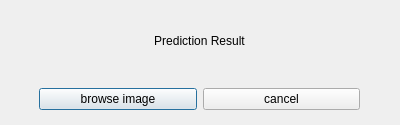
<?xml version="1.0" encoding="UTF-8"?>
<ui version="4.0">
 <class>Dialog</class>
 <widget class="QDialog" name="Dialog">
  <property name="geometry">
   <rect>
    <x>0</x>
    <y>0</y>
    <width>400</width>
    <height>125</height>
   </rect>
  </property>
  <property name="maximumSize">
   <size>
    <width>400</width>
    <height>125</height>
   </size>
  </property>
  <property name="windowTitle">
   <string>Dialog</string>
  </property>
  <widget class="QWidget" name="verticalLayoutWidget">
   <property name="geometry">
    <rect>
     <x>-1</x>
     <y>-1</y>
     <width>401</width>
     <height>111</height>
    </rect>
   </property>
   <layout class="QVBoxLayout" name="verticalLayout">
    <item>
     <widget class="QLabel" name="label">
      <property name="enabled">
       <bool>true</bool>
      </property>
      <property name="text">
       <string>Prediction Result</string>
      </property>
      <property name="alignment">
       <set>Qt::AlignCenter</set>
      </property>
     </widget>
    </item>
    <item>
     <layout class="QHBoxLayout" name="horizontalLayout">
      <item>
       <spacer name="horizontalSpacer">
        <property name="orientation">
         <enum>Qt::Horizontal</enum>
        </property>
        <property name="sizeType">
         <enum>QSizePolicy::Fixed</enum>
        </property>
        <property name="sizeHint" stdset="0">
         <size>
          <width>40</width>
          <height>20</height>
         </size>
        </property>
       </spacer>
      </item>
      <item>
       <widget class="QPushButton" name="btn_browse">
        <property name="text">
         <string>browse image</string>
        </property>
       </widget>
      </item>
      <item>
       <widget class="QPushButton" name="btn_cancel">
        <property name="text">
         <string>cancel</string>
        </property>
       </widget>
      </item>
      <item>
       <spacer name="horizontalSpacer_2">
        <property name="orientation">
         <enum>Qt::Horizontal</enum>
        </property>
        <property name="sizeType">
         <enum>QSizePolicy::Fixed</enum>
        </property>
        <property name="sizeHint" stdset="0">
         <size>
          <width>40</width>
          <height>20</height>
         </size>
        </property>
       </spacer>
      </item>
     </layout>
    </item>
   </layout>
  </widget>
 </widget>
 <resources/>
 <connections/>
</ui>
